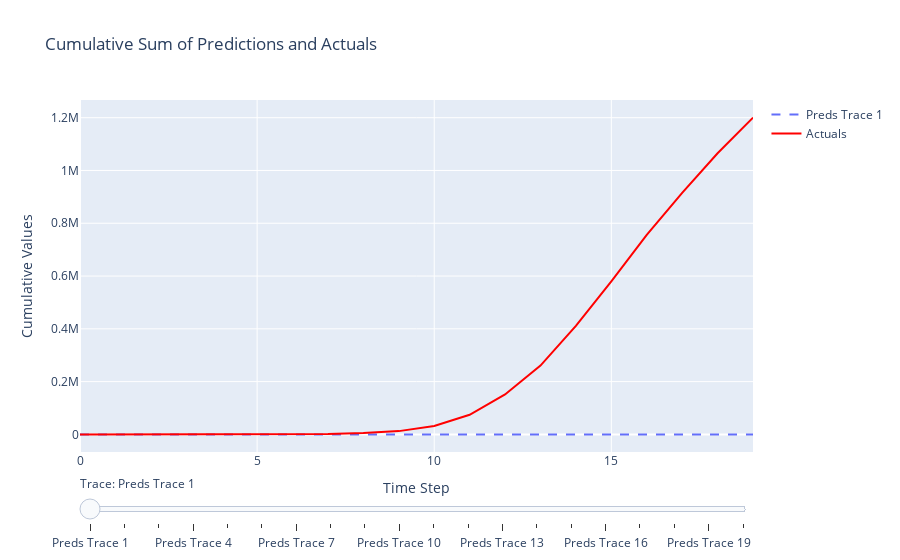

The code cell stored with this chart in its notebook:
### Code cell
fig4.show()

### Figure 1 — Plotly figure (JSON) as saved in the notebook; plotly's stock layout.template omitted (floating-point values rounded to 4 significant figures)
{"data": [{"line": {"dash": "dash"}, "mode": "lines", "name": "Preds Trace 1", "type": "scatter", "visible": true, "x": [0, 1, 2, 3, 4, 5, 6, 7, 8, 9, 10, 11, 12, 13, 14, 15, 16, 17, 18, 19], "y": [0.0, 0.0, 0.0, 0.0, 0.0, 0.0, 0.0, 0.0, 0.0, 0.0, 0.0, 0.0, 0.0, 0.0, 0.0, 0.0, 0.0, 0.0, 0.0, 0.0]}, {"line": {"dash": "dash"}, "mode": "lines", "name": "Preds Trace 2", "type": "scatter", "visible": false, "x": [0, 1, 2, 3, 4, 5, 6, 7, 8, 9, 10, 11, 12, 13, 14, 15, 16, 17, 18, 19], "y": [0.0, 0.0, 0.0, 0.0, 0.0, 0.0, 0.0, 0.0, 0.0, 0.0, 0.0, 0.0, 0.0, 0.0, 0.0, 0.0, 0.0, 0.0, 0.0, 0.0]}, {"line": {"dash": "dash"}, "mode": "lines", "name": "Preds Trace 3", "type": "scatter", "visible": false, "x": [0, 1, 2, 3, 4, 5, 6, 7, 8, 9, 10, 11, 12, 13, 14, 15, 16, 17, 18, 19], "y": [0.0, 0.0, 0.0, 0.0, 0.0, 0.0, 0.0, 0.0, 0.0, 0.0, 0.0, 0.0, 0.0, 0.0, 0.0, 0.0, 0.0, 0.0, 0.0, 0.0]}, {"line": {"dash": "dash"}, "mode": "lines", "name": "Preds Trace 4", "type": "scatter", "visible": false, "x": [0, 1, 2, 3, 4, 5, 6, 7, 8, 9, 10, 11, 12, 13, 14, 15, 16, 17, 18, 19], "y": [0.0, 0.0, 0.0, 0.0, 0.0, 0.0, 0.0, 0.0, 0.0, 0.0, 0.0, 0.0, 0.0, 0.0, 0.0, 0.0, 0.0, 0.0, 0.0, 0.0]}, {"line": {"dash": "dash"}, "mode": "lines", "name": "Preds Trace 5", "type": "scatter", "visible": false, "x": [0, 1, 2, 3, 4, 5, 6, 7, 8, 9, 10, 11, 12, 13, 14, 15, 16, 17, 18, 19], "y": [0.0, 0.0, 0.0, 0.0, 0.0, 0.0, 0.0, 0.0, 0.0, 0.0, 0.0, 0.0, 0.0, 0.0, 0.0, 0.0, 0.0, 0.0, 0.0, 0.0]}, {"line": {"dash": "dash"}, "mode": "lines", "name": "Preds Trace 6", "type": "scatter", "visible": false, "x": [0, 1, 2, 3, 4, 5, 6, 7, 8, 9, 10, 11, 12, 13, 14, 15, 16, 17, 18, 19], "y": [0.0, 0.0, 0.0, 0.0, 0.0, 401.3, 846.4, 1727.0, 2433.0, 6634.0, 20930.0, 57810.0, 128000.0, 241600.0, 399300.0, 593800.0, 808100.0, 1016000.0, 1193000.0, 1317000.0]}, {"line": {"dash": "dash"}, "mode": "lines", "name": "Preds Trace 7", "type": "scatter", "visible": false, "x": [0, 1, 2, 3, 4, 5, 6, 7, 8, 9, 10, 11, 12, 13, 14, 15, 16, 17, 18, 19], "y": [0.0, 0.0, 0.0, 0.0, 0.0, 114.0, 555.3, 1434.0, 2143.0, 6385.0, 20830.0, 57990.0, 128500.0, 242300.0, 400000.0, 593900.0, 807400.0, 1014000.0, 1190000.0, 1314000.0]}, {"line": {"dash": "dash"}, "mode": "lines", "name": "Preds Trace 8", "type": "scatter", "visible": false, "x": [0, 1, 2, 3, 4, 5, 6, 7, 8, 9, 10, 11, 12, 13, 14, 15, 16, 17, 18, 19], "y": [0.0, 0.0, 0.0, 0.0, 0.0, 114.0, 762.7, 1643.0, 2372.0, 6784.0, 21880.0, 60550.0, 133200.0, 249500.0, 409300.0, 604700.0, 818700.0, 1025000.0, 1201000.0, 1324000.0]}, {"line": {"dash": "dash"}, "mode": "lines", "name": "Preds Trace 9", "type": "scatter", "visible": false, "x": [0, 1, 2, 3, 4, 5, 6, 7, 8, 9, 10, 11, 12, 13, 14, 15, 16, 17, 18, 19], "y": [0.0, 0.0, 0.0, 0.0, 0.0, 114.0, 762.7, 1983.0, 2777.0, 7717.0, 24970.0, 68650.0, 148800.0, 274100.0, 442500.0, 644500.0, 862300.0, 1071000.0, 1247000.0, 1371000.0]}, {"line": {"dash": "dash"}, "mode": "lines", "name": "Preds Trace 10", "type": "scatter", "visible": false, "x": [0, 1, 2, 3, 4, 5, 6, 7, 8, 9, 10, 11, 12, 13, 14, 15, 16, 17, 18, 19], "y": [0.0, 0.0, 0.0, 0.0, 0.0, 114.0, 762.7, 1983.0, 5662.0, 12900.0, 39880.0, 106900.0, 222700.0, 391900.0, 602700.0, 839200.0, 1078000.0, 1298000.0, 1481000.0, 1610000.0]}, {"line": {"dash": "dash"}, "mode": "lines", "name": "Preds Trace 11", "type": "scatter", "visible": false, "x": [0, 1, 2, 3, 4, 5, 6, 7, 8, 9, 10, 11, 12, 13, 14, 15, 16, 17, 18, 19], "y": [0.0, 0.0, 0.0, 0.0, 0.0, 114.0, 762.7, 1983.0, 5662.0, 12410.0, 40360.0, 109500.0, 228500.0, 401800.0, 617300.0, 858200.0, 1101000.0, 1323000.0, 1508000.0, 1638000.0]}, {"line": {"dash": "dash"}, "mode": "lines", "name": "Preds Trace 12", "type": "scatter", "visible": false, "x": [0, 1, 2, 3, 4, 5, 6, 7, 8, 9, 10, 11, 12, 13, 14, 15, 16, 17, 18, 19], "y": [0.0, 0.0, 0.0, 0.0, 0.0, 114.0, 762.7, 1983.0, 5662.0, 12410.0, 31900.0, 93760.0, 201300.0, 360300.0, 562300.0, 793200.0, 1031000.0, 1252000.0, 1437000.0, 1568000.0]}, {"line": {"dash": "dash"}, "mode": "lines", "name": "Preds Trace 13", "type": "scatter", "visible": false, "x": [0, 1, 2, 3, 4, 5, 6, 7, 8, 9, 10, 11, 12, 13, 14, 15, 16, 17, 18, 19], "y": [0.0, 0.0, 0.0, 0.0, 0.0, 114.0, 762.7, 1983.0, 5662.0, 12410.0, 31900.0, 74220.0, 140800.0, 249900.0, 405100.0, 600100.0, 817900.0, 1031000.0, 1212000.0, 1340000.0]}, {"line": {"dash": "dash"}, "mode": "lines", "name": "Preds Trace 14", "type": "scatter", "visible": false, "x": [0, 1, 2, 3, 4, 5, 6, 7, 8, 9, 10, 11, 12, 13, 14, 15, 16, 17, 18, 19], "y": [0.0, 0.0, 0.0, 0.0, 0.0, 114.0, 762.7, 1983.0, 5662.0, 12410.0, 31900.0, 74220.0, 151400.0, 254800.0, 403400.0, 591800.0, 804400.0, 1013000.0, 1191000.0, 1316000.0]}, {"line": {"dash": "dash"}, "mode": "lines", "name": "Preds Trace 15", "type": "scatter", "visible": false, "x": [0, 1, 2, 3, 4, 5, 6, 7, 8, 9, 10, 11, 12, 13, 14, 15, 16, 17, 18, 19], "y": [0.0, 0.0, 0.0, 0.0, 0.0, 114.0, 762.7, 1983.0, 5662.0, 12410.0, 31900.0, 74220.0, 151400.0, 260800.0, 407200.0, 592800.0, 802700.0, 1009000.0, 1184000.0, 1307000.0]}, {"line": {"dash": "dash"}, "mode": "lines", "name": "Preds Trace 16", "type": "scatter", "visible": false, "x": [0, 1, 2, 3, 4, 5, 6, 7, 8, 9, 10, 11, 12, 13, 14, 15, 16, 17, 18, 19], "y": [0.0, 0.0, 0.0, 0.0, 0.0, 114.0, 762.7, 1983.0, 5662.0, 12410.0, 31900.0, 74220.0, 151400.0, 260800.0, 411100.0, 600400.0, 812700.0, 1020000.0, 1197000.0, 1320000.0]}, {"line": {"dash": "dash"}, "mode": "lines", "name": "Preds Trace 17", "type": "scatter", "visible": false, "x": [0, 1, 2, 3, 4, 5, 6, 7, 8, 9, 10, 11, 12, 13, 14, 15, 16, 17, 18, 19], "y": [0.0, 0.0, 0.0, 0.0, 0.0, 114.0, 762.7, 1983.0, 5662.0, 12410.0, 31900.0, 74220.0, 151400.0, 260800.0, 411100.0, 579900.0, 794400.0, 1004000.0, 1181000.0, 1305000.0]}, {"line": {"dash": "dash"}, "mode": "lines", "name": "Preds Trace 18", "type": "scatter", "visible": false, "x": [0, 1, 2, 3, 4, 5, 6, 7, 8, 9, 10, 11, 12, 13, 14, 15, 16, 17, 18, 19], "y": [0.0, 0.0, 0.0, 0.0, 0.0, 114.0, 762.7, 1983.0, 5662.0, 12410.0, 31900.0, 74220.0, 151400.0, 260800.0, 411100.0, 579900.0, 756300.0, 965400.0, 1143000.0, 1267000.0]}, {"line": {"dash": "dash"}, "mode": "lines", "name": "Preds Trace 19", "type": "scatter", "visible": false, "x": [0, 1, 2, 3, 4, 5, 6, 7, 8, 9, 10, 11, 12, 13, 14, 15, 16, 17, 18, 19], "y": [0.0, 0.0, 0.0, 0.0, 0.0, 114.0, 762.7, 1983.0, 5662.0, 12410.0, 31900.0, 74220.0, 151400.0, 260800.0, 411100.0, 579900.0, 756300.0, 915100.0, 1093000.0, 1217000.0]}, {"line": {"dash": "dash"}, "mode": "lines", "name": "Preds Trace 20", "type": "scatter", "visible": false, "x": [0, 1, 2, 3, 4, 5, 6, 7, 8, 9, 10, 11, 12, 13, 14, 15, 16, 17, 18, 19], "y": [0.0, 0.0, 0.0, 0.0, 0.0, 114.0, 762.7, 1983.0, 5662.0, 12410.0, 31900.0, 74220.0, 151400.0, 260800.0, 411100.0, 579900.0, 756300.0, 915100.0, 1065000.0, 1190000.0]}, {"line": {"color": "red", "dash": "solid"}, "mode": "lines", "name": "Actuals", "type": "scatter", "visible": true, "x": [0, 1, 2, 3, 4, 5, 6, 7, 8, 9, 10, 11, 12, 13, 14, 15, 16, 17, 18, 19], "y": [0.0, 0.0, 0.0, 0.0, 0.0, 114.0, 762.7, 1983.0, 5662.0, 12410.0, 31900.0, 74220.0, 151400.0, 260800.0, 411100.0, 579900.0, 756300.0, 915100.0, 1065000.0, 1200000.0]}], "layout": {"sliders": [{"active": 0, "currentvalue": {"prefix": "Trace: "}, "pad": {"t": 20}, "steps": [{"args": [{"visible": [true, false, false, false, false, false, false, false, false, false, false, false, false, false, false, false, false, false, false, false, true]}], "label": "Preds Trace 1", "method": "update"}, {"args": [{"visible": [false, true, false, false, false, false, false, false, false, false, false, false, false, false, false, false, false, false, false, false, true]}], "label": "Preds Trace 2", "method": "update"}, {"args": [{"visible": [false, false, true, false, false, false, false, false, false, false, false, false, false, false, false, false, false, false, false, false, true]}], "label": "Preds Trace 3", "method": "update"}, {"args": [{"visible": [false, false, false, true, false, false, false, false, false, false, false, false, false, false, false, false, false, false, false, false, true]}], "label": "Preds Trace 4", "method": "update"}, {"args": [{"visible": [false, false, false, false, true, false, false, false, false, false, false, false, false, false, false, false, false, false, false, false, true]}], "label": "Preds Trace 5", "method": "update"}, {"args": [{"visible": [false, false, false, false, false, true, false, false, false, false, false, false, false, false, false, false, false, false, false, false, true]}], "label": "Preds Trace 6", "method": "update"}, {"args": [{"visible": [false, false, false, false, false, false, true, false, false, false, false, false, false, false, false, false, false, false, false, false, true]}], "label": "Preds Trace 7", "method": "update"}, {"args": [{"visible": [false, false, false, false, false, false, false, true, false, false, false, false, false, false, false, false, false, false, false, false, true]}], "label": "Preds Trace 8", "method": "update"}, {"args": [{"visible": [false, false, false, false, false, false, false, false, true, false, false, false, false, false, false, false, false, false, false, false, true]}], "label": "Preds Trace 9", "method": "update"}, {"args": [{"visible": [false, false, false, false, false, false, false, false, false, true, false, false, false, false, false, false, false, false, false, false, true]}], "label": "Preds Trace 10", "method": "update"}, {"args": [{"visible": [false, false, false, false, false, false, false, false, false, false, true, false, false, false, false, false, false, false, false, false, true]}], "label": "Preds Trace 11", "method": "update"}, {"args": [{"visible": [false, false, false, false, false, false, false, false, false, false, false, true, false, false, false, false, false, false, false, false, true]}], "label": "Preds Trace 12", "method": "update"}, {"args": [{"visible": [false, false, false, false, false, false, false, false, false, false, false, false, true, false, false, false, false, false, false, false, true]}], "label": "Preds Trace 13", "method": "update"}, {"args": [{"visible": [false, false, false, false, false, false, false, false, false, false, false, false, false, true, false, false, false, false, false, false, true]}], "label": "Preds Trace 14", "method": "update"}, {"args": [{"visible": [false, false, false, false, false, false, false, false, false, false, false, false, false, false, true, false, false, false, false, false, true]}], "label": "Preds Trace 15", "method": "update"}, {"args": [{"visible": [false, false, false, false, false, false, false, false, false, false, false, false, false, false, false, true, false, false, false, false, true]}], "label": "Preds Trace 16", "method": "update"}, {"args": [{"visible": [false, false, false, false, false, false, false, false, false, false, false, false, false, false, false, false, true, false, false, false, true]}], "label": "Preds Trace 17", "method": "update"}, {"args": [{"visible": [false, false, false, false, false, false, false, false, false, false, false, false, false, false, false, false, false, true, false, false, true]}], "label": "Preds Trace 18", "method": "update"}, {"args": [{"visible": [false, false, false, false, false, false, false, false, false, false, false, false, false, false, false, false, false, false, true, false, true]}], "label": "Preds Trace 19", "method": "update"}, {"args": [{"visible": [false, false, false, false, false, false, false, false, false, false, false, false, false, false, false, false, false, false, false, true, true]}], "label": "Preds Trace 20", "method": "update"}]}], "title": {"text": "Cumulative Sum of Predictions and Actuals"}, "xaxis": {"title": {"text": "Time Step"}}, "yaxis": {"title": {"text": "Cumulative Values"}}}}
